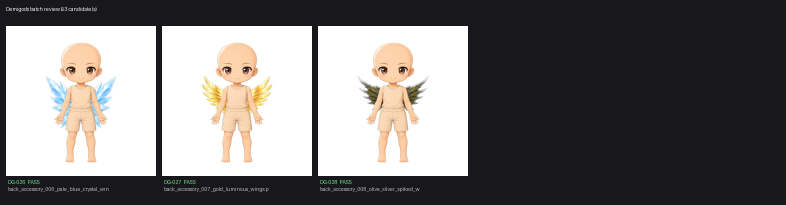
#> input picture docs/qa/back_accessories_006-008_review_sheet.png, 1572 x 410 px, given in place of background_001_celestial_throne_hall.png, which was not available (shown at 1/2 size)
$ python render_rear_aura_final_batch_context.py
#> lines starting #> are read from the running program, lines starting #| are printed output that depends on the picture; pictures that were not available may be replaced by others from this repository, and a replacement may not be noted
#!/usr/bin/env python3
"""Render deterministic full-context QA composites for the final rear-aura batch."""
from pathlib import Path
from PIL import Image, ImageDraw

ROOT = Path(__file__).resolve().parents[1]
OUT_DIR = ROOT / "docs/qa/composites"
SHEET_PATH = ROOT / "docs/qa/rear_auras_014_015_017_full_context_sheet.png"
AURA_DIR = ROOT / "incoming/rear_auras_014_015_017"
BASE = ROOT / "assets/base_bodies/base_body_001_neutral_master.png"
HAIR_BACK = ROOT / "assets/hair_back/hair_back_008_red_long_wavy.png"
HAIR_FRONT = ROOT / "assets/hair_front/hair_front_008_red_short_bangs.png"
OUTFIT = ROOT / "assets/outfits/outfit_009_navy_high_collar_coat.png"
AURAS = [
    "aura_rear_014_ice_crystal_ring.png",
    "aura_rear_015_smoke_void_ring.png",
    "aura_rear_017_water_splash_ring.png",
]
BACKGROUNDS = [
    "background_001_celestial_throne_hall.png",
    "background_008_violet_void_portal.png",
]


def rgba(path: Path) -> Image.Image:
    return Image.open(path).convert("RGBA")


def render(background_name: str, aura_name: str) -> Image.Image:
    canvas = rgba(ROOT / "assets/backgrounds" / background_name)
    canvas.alpha_composite(rgba(AURA_DIR / aura_name))
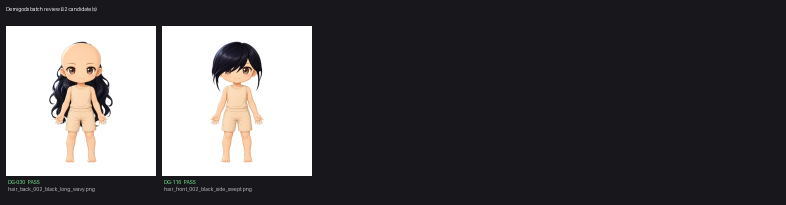
#> input picture docs/qa/black_hair_pair_review.png, 1572 x 410 px, given in place of aura_rear_014_ice_crystal_ring.png, which was not available (shown at 1/2 size)
    canvas.alpha_composite(rgba(HAIR_BACK))
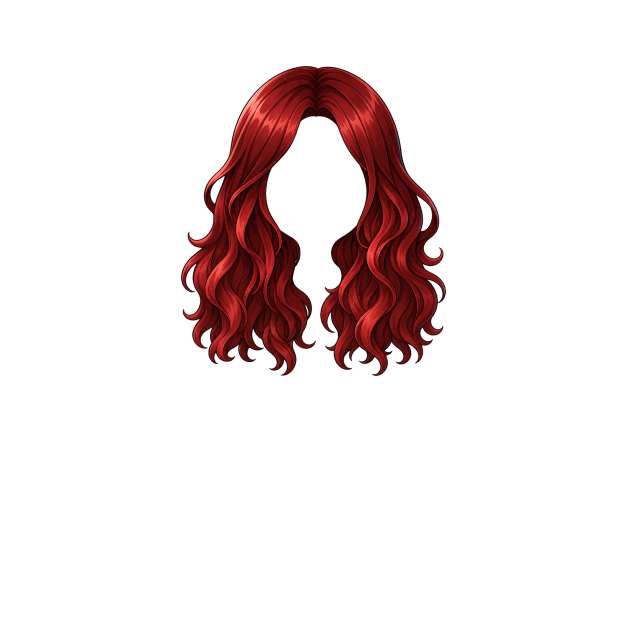
#> input picture assets/hair_back/hair_back_008_red_long_wavy.png, 1254 x 1254 px (shown at 1/2 size)
#> in rgba, returned value is the input picture: PIL image 1254x1254 RGBA; mean R, G, B, A 12.1, 2.4, 2.3, 29
    canvas.alpha_composite(rgba(BASE))
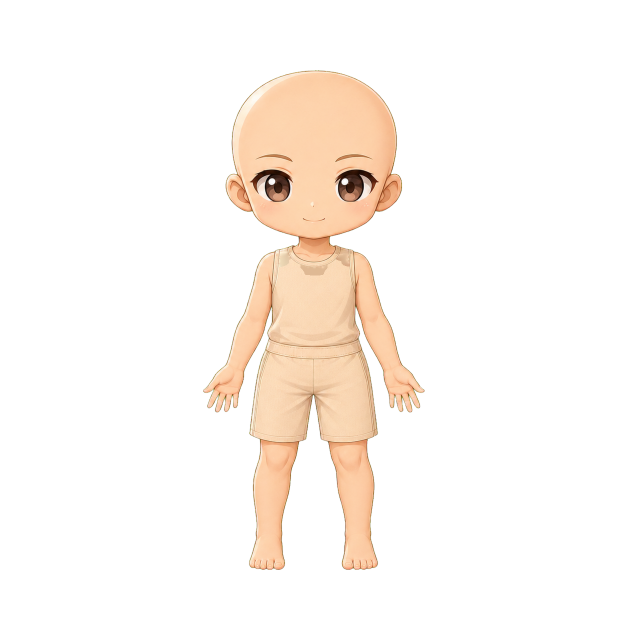
#> input picture assets/base_bodies/base_body_001_neutral_master.png, 1254 x 1254 px (shown at 1/2 size)
#> in rgba, returned value is the input picture: PIL image 1254x1254 RGBA; mean R, G, B, A 35.8, 29.5, 23.8, 37.7
    canvas.alpha_composite(rgba(OUTFIT))
    canvas.alpha_composite(rgba(HAIR_FRONT))
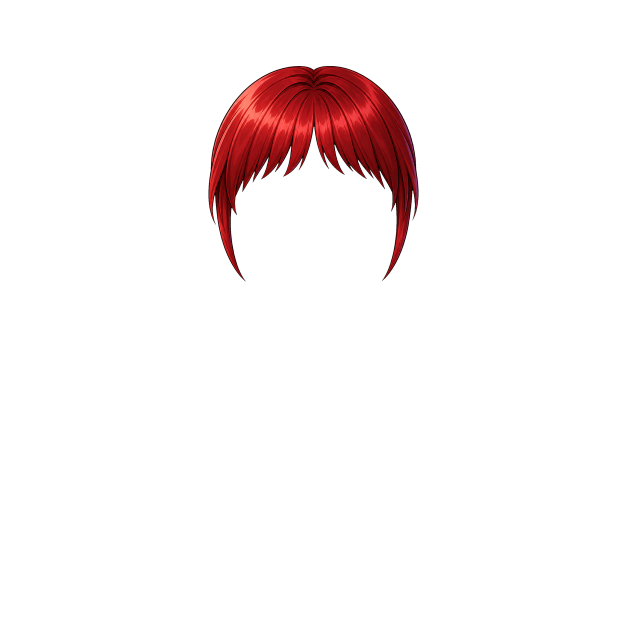
#> input picture assets/hair_front/hair_front_008_red_short_bangs.png, 1254 x 1254 px (shown at 1/2 size)
#> in rgba, returned value is the input picture: PIL image 1254x1254 RGBA; mean R, G, B, A 7.6, 1.2, 1.3, 13.1
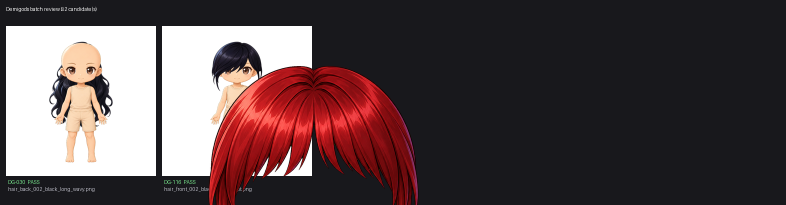
#> canvas: PIL image 1572x410 RGBA (shown at 1/2 size); mean R, G, B, A 87.8, 72.1, 74.1, 255
    return canvas


def main() -> None:
    OUT_DIR.mkdir(parents=True, exist_ok=True)
    thumb, label_h = 320, 34
    sheet = Image.new("RGB", (thumb * len(AURAS), (thumb + label_h) * len(BACKGROUNDS)), (25, 25, 30))
    draw = ImageDraw.Draw(sheet)
    for row, background_name in enumerate(BACKGROUNDS):
        background_stem = Path(background_name).stem
        for col, aura_name in enumerate(AURAS):
            aura_stem = Path(aura_name).stem
            composite = render(background_name, aura_name)
            output = OUT_DIR / f"{aura_stem}_with_red_hair_navy_coat_over_{background_stem}.png"
            composite.save(output)
            preview = composite.convert("RGB").resize((thumb, thumb), Image.Resampling.LANCZOS)
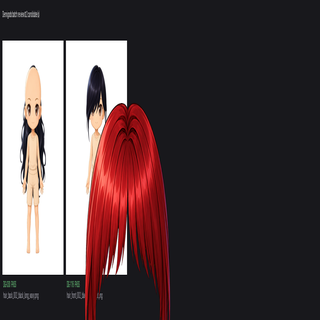
#> preview: PIL image 320x320 RGB; mean R, G, B 87.6, 71.9, 73.9
            x = col * thumb
            y = row * (thumb + label_h)
            sheet.paste(preview, (x, y))
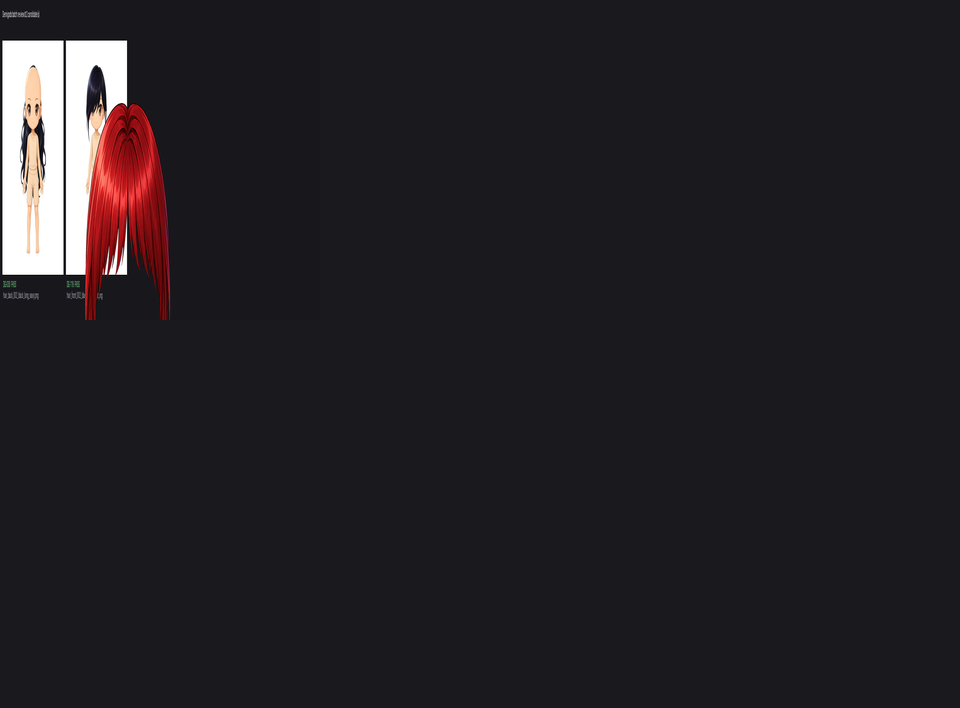
#> sheet: PIL image 960x708 RGB; mean R, G, B 34.4, 32.1, 36.6
            draw.text((x + 8, y + thumb + 10), aura_stem.replace("aura_rear_", ""), fill=(235, 235, 235))
    sheet.save(SHEET_PATH)
    print(f"Rendered {len(AURAS) * len(BACKGROUNDS)} rear-aura context composites")
    print(SHEET_PATH.relative_to(ROOT))


if __name__ == "__main__":
#> (the run stopped early here; a loop or call above may not have finished)
